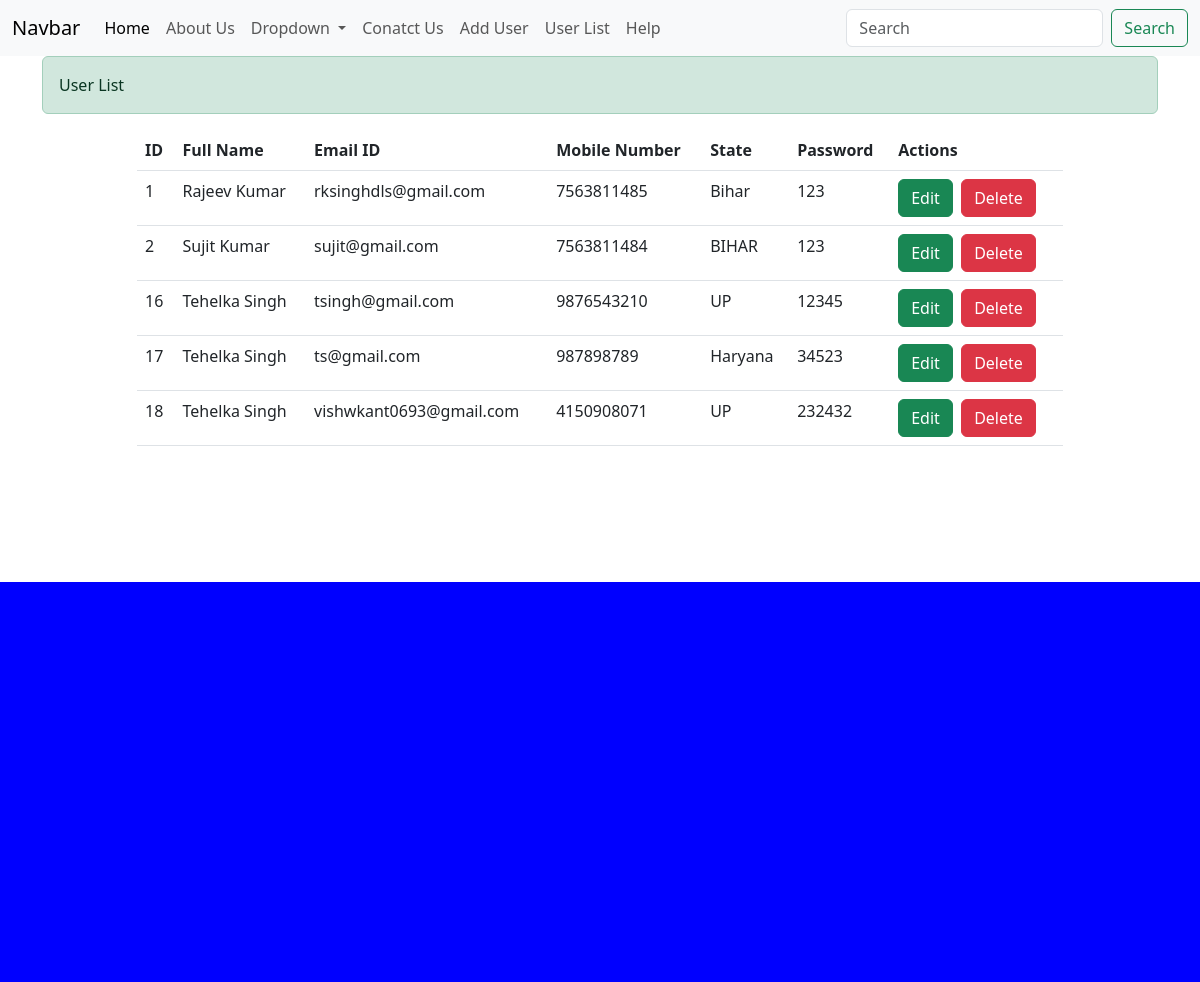
Page /user-list on the committed database.
### service/models.py (models this page shows)
class Employee(models.Model):
    full_name=models.CharField(max_length=100)
    email_id=models.CharField(max_length=100)
    mob_num=models.IntegerField()
    state=models.CharField(max_length=100)
    password=models.CharField(max_length=100)

### crud_operation/views.py (the view)
# urls.py: path('user-list', views.userList),
def userList(request):
    data = Employee.objects.all().values()
    print(data)
    return render(request,"userlist.html",{'userlist':data})

### templates/userlist.html
{% extends 'base.html' %}
{% block 'content' %}
<div class="container">
    <div class="row">
        <div class="col-md-12">
            <div class="alert alert-success">User List</div>
        </div>
    </div>
    <div class="row">
        <div class="col-md-1"></div>
        <div class="col-md-10">
            <table class="table">
                <thead>
                    <tr>
                        <th scope="col">ID</th>
                        <th scope="col">Full Name</th>
                        <th scope="col">Email ID</th>
                        <th scope="col">Mobile Number</th>
                        <th scope="col">State</th>
                        <th scope="col">Password</th>
                        <th scope="col">Actions</th>
                    </tr>
                </thead>
                <tbody>
                    {% for value in userlist %}
                    <tr>
                        <td>{{value.id}}</td>
                        <td>{{value.full_name}}</td>
                        <td>{{value.email_id}}</td>
                        <td>{{value.mob_num}}</td>
                        <td>{{value.state}}</td>
                        <td>{{value.password}}</td>
                        <td>
                            <a href="" class="btn btn-success">Edit</a>&nbsp;
                            <a href="" class="btn btn-danger">Delete</a>&nbsp;
                        </td>
                    </tr>
                    {% endfor %}
                </tbody>
            </table>
        </div>
        <div class="col-md-1"></div>
    </div>
</div>
{% endblock 'content' %}

### templates/base.html
{% include 'header.html' %}
{% block 'content' %}
{% endblock  %}
{% include 'footer.html' %}

### templates/header.html (shortened to what this page needs)
<!DOCTYPE html>
<html lang="en">
<head>
    <link rel="stylesheet" href="static/mystyle.css">
    <link rel="stylesheet" href="static/css/bootstrap.min.css">
</head>
<body>
    <nav class="navbar navbar-expand-lg bg-body-tertiary">
        <div class="container-fluid">
          <a class="navbar-brand" href="#">Navbar</a>
          <div class="collapse navbar-collapse" id="navbarSupportedContent">
            <ul class="navbar-nav me-auto mb-2 mb-lg-0">
              <li class="nav-item">
                <a class="nav-link active" aria-current="page" href="/">Home</a>
              </li>
              <li class="nav-item">
                <a class="nav-link" href="/about-us">About Us</a>
              </li>
              <li class="nav-item dropdown">
                <a class="nav-link dropdown-toggle" href="#" role="button" data-bs-toggle="dropdown" aria-expanded="false">
                  Dropdown
                </a>
              </li>
              <li class="nav-item">
                <a class="nav-link" href="/contact-us">Conatct Us</a>
              </li>
              <li class="nav-item">
                <a class="nav-link" href="/add-user">Add User</a>
              </li>
              <li class="nav-item">
                <a class="nav-link" href="/user-list">User List</a>
              </li>
              <li class="nav-item">
                <a class="nav-link" href="/help">Help</a>
              </li>
            </ul>
            <form class="d-flex" role="search">
              <input class="form-control me-2" type="search" placeholder="Search" aria-label="Search">
              <button class="btn btn-outline-success" type="submit">Search</button>
            </form>
          </div>
        </div>
      </nav>

### templates/footer.html (shortened to what this page needs)
<footer style="margin-top:10%;background:blue;height:400px">
</footer>
</body>
</html>

### rows in the picture
Employee: id "1", full_name "Rajeev Kumar", email_id "rksinghdls@gmail.com", mob_num "7563811485", state "Bihar", password "123"
Employee: id "2", full_name "Sujit Kumar", email_id "sujit@gmail.com", mob_num "7563811484", state "BIHAR", password "123"
Employee: id "16", full_name "Tehelka Singh", email_id "tsingh@gmail.com", mob_num "9876543210", state "UP", password "12345"
Employee: id "17", full_name "Tehelka Singh", email_id "ts@gmail.com", mob_num "987898789", state "Haryana", password "34523"
Employee: id "18", full_name "Tehelka Singh", email_id "vishwkant0693@gmail.com", mob_num "4150908071", state "UP", password "232432"
